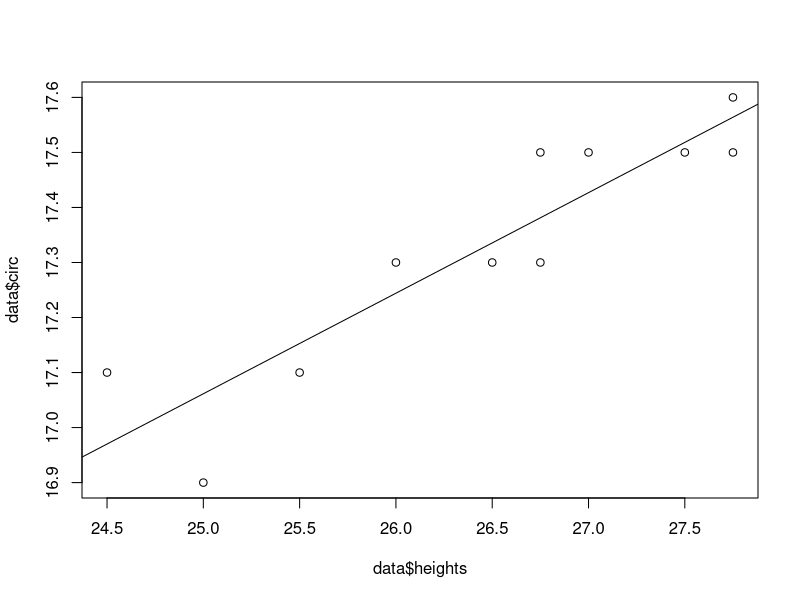

This chart was generated by the following R code:
#Create the data structure
heights <- c(27.75, 24.5, 25.5, 26, 25, 27.75, 26.5, 27, 26.75, 26.75, 27.5)
circ <- c(17.5, 17.1, 17.1, 17.3, 16.9, 17.6, 17.3, 17.5, 17.3, 17.5, 17.5)
data <- data.frame(heights, circ)
#Inspect graphically the data
plot(data$heights, data$circ)
#Test the potential linear correlation between heights and circumferences
cor.test(data$circ, data$heights)
#Quantify the relationship
m <- lm(data$circ ~ data$heights)
abline(m)
